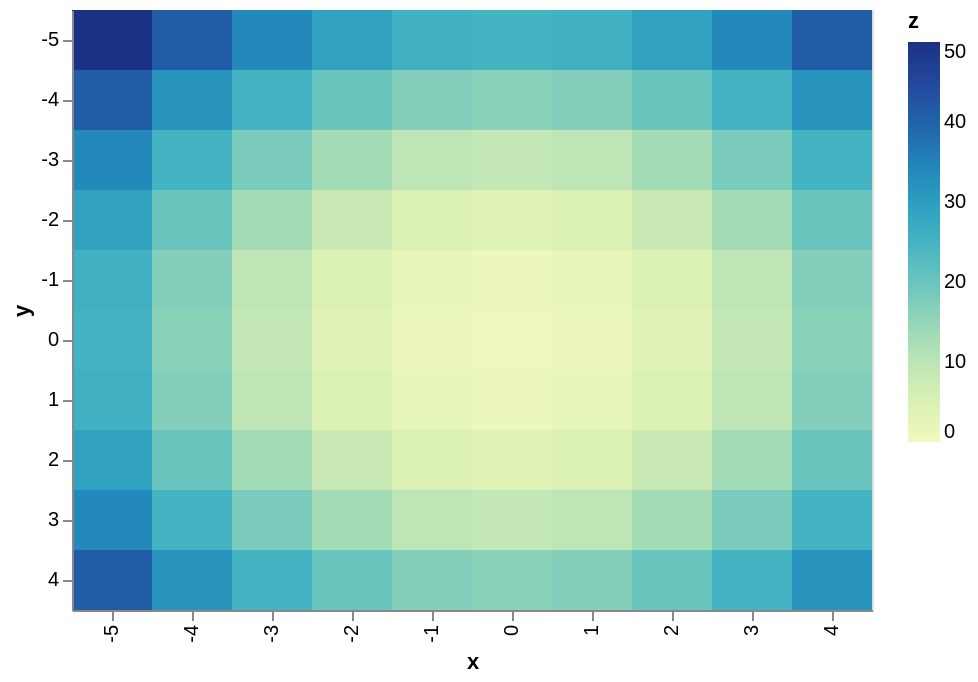

Source (Vega-Lite JSON):
### Vega-Lite specification from a JSON file in a GitHub repository (floating-point values rounded to 4 significant figures)
{"config": {"view": {"height": 300, "width": 400}}, "encoding": {"y": {"field": "y", "type": "ordinal"}, "x": {"field": "x", "type": "ordinal"}, "color": {"field": "z", "type": "quantitative"}}, "data": {"values": [{"y": -5, "x": -5, "z": 50}, {"y": -5, "x": -4, "z": 41}, {"y": -5, "x": -3, "z": 34}, {"y": -5, "x": -2, "z": 29}, {"y": -5, "x": -1, "z": 26}, {"y": -5, "x": 0, "z": 25}, {"y": -5, "x": 1, "z": 26}, {"y": -5, "x": 2, "z": 29}, {"y": -5, "x": 3, "z": 34}, {"y": -5, "x": 4, "z": 41}, {"y": -4, "x": -5, "z": 41}, {"y": -4, "x": -4, "z": 32}, {"y": -4, "x": -3, "z": 25}, {"y": -4, "x": -2, "z": 20}, {"y": -4, "x": -1, "z": 17}, {"y": -4, "x": 0, "z": 16}, {"y": -4, "x": 1, "z": 17}, {"y": -4, "x": 2, "z": 20}, {"y": -4, "x": 3, "z": 25}, {"y": -4, "x": 4, "z": 32}, {"y": -3, "x": -5, "z": 34}, {"y": -3, "x": -4, "z": 25}, {"y": -3, "x": -3, "z": 18}, {"y": -3, "x": -2, "z": 13}, {"y": -3, "x": -1, "z": 10}, {"y": -3, "x": 0, "z": 9}, {"y": -3, "x": 1, "z": 10}, {"y": -3, "x": 2, "z": 13}, {"y": -3, "x": 3, "z": 18}, {"y": -3, "x": 4, "z": 25}, {"y": -2, "x": -5, "z": 29}, {"y": -2, "x": -4, "z": 20}, {"y": -2, "x": -3, "z": 13}, {"y": -2, "x": -2, "z": 8}, {"y": -2, "x": -1, "z": 5}, {"y": -2, "x": 0, "z": 4}, {"y": -2, "x": 1, "z": 5}, {"y": -2, "x": 2, "z": 8}, {"y": -2, "x": 3, "z": 13}, {"y": -2, "x": 4, "z": 20}, {"y": -1, "x": -5, "z": 26}, {"y": -1, "x": -4, "z": 17}, {"y": -1, "x": -3, "z": 10}, {"y": -1, "x": -2, "z": 5}, {"y": -1, "x": -1, "z": 2}, {"y": -1, "x": 0, "z": 1}, {"y": -1, "x": 1, "z": 2}, {"y": -1, "x": 2, "z": 5}, {"y": -1, "x": 3, "z": 10}, {"y": -1, "x": 4, "z": 17}, {"y": 0, "x": -5, "z": 25}, {"y": 0, "x": -4, "z": 16}, {"y": 0, "x": -3, "z": 9}, {"y": 0, "x": -2, "z": 4}, {"y": 0, "x": -1, "z": 1}, {"y": 0, "x": 0, "z": 0}, {"y": 0, "x": 1, "z": 1}, {"y": 0, "x": 2, "z": 4}, {"y": 0, "x": 3, "z": 9}, {"y": 0, "x": 4, "z": 16}, {"y": 1, "x": -5, "z": 26}, {"y": 1, "x": -4, "z": 17}, {"y": 1, "x": -3, "z": 10}, {"y": 1, "x": -2, "z": 5}, {"y": 1, "x": -1, "z": 2}, {"y": 1, "x": 0, "z": 1}, {"y": 1, "x": 1, "z": 2}, {"y": 1, "x": 2, "z": 5}, {"y": 1, "x": 3, "z": 10}, {"y": 1, "x": 4, "z": 17}, {"y": 2, "x": -5, "z": 29}, {"y": 2, "x": -4, "z": 20}, {"y": 2, "x": -3, "z": 13}, {"y": 2, "x": -2, "z": 8}, {"y": 2, "x": -1, "z": 5}, {"y": 2, "x": 0, "z": 4}, {"y": 2, "x": 1, "z": 5}, {"y": 2, "x": 2, "z": 8}, {"y": 2, "x": 3, "z": 13}, {"y": 2, "x": 4, "z": 20}, {"y": 3, "x": -5, "z": 34}, {"y": 3, "x": -4, "z": 25}, {"y": 3, "x": -3, "z": 18}, {"y": 3, "x": -2, "z": 13}, {"y": 3, "x": -1, "z": 10}, {"y": 3, "x": 0, "z": 9}, {"y": 3, "x": 1, "z": 10}, {"y": 3, "x": 2, "z": 13}, {"y": 3, "x": 3, "z": 18}, {"y": 3, "x": 4, "z": 25}, {"y": 4, "x": -5, "z": 41}, {"y": 4, "x": -4, "z": 32}, {"y": 4, "x": -3, "z": 25}, {"y": 4, "x": -2, "z": 20}, {"y": 4, "x": -1, "z": 17}, {"y": 4, "x": 0, "z": 16}, {"y": 4, "x": 1, "z": 17}, {"y": 4, "x": 2, "z": 20}, {"y": 4, "x": 3, "z": 25}, {"y": 4, "x": 4, "z": 32}]}, "mark": "rect", "$schema": "https://vega.github.io/schema/vega-lite/v2.4.1.json"}
